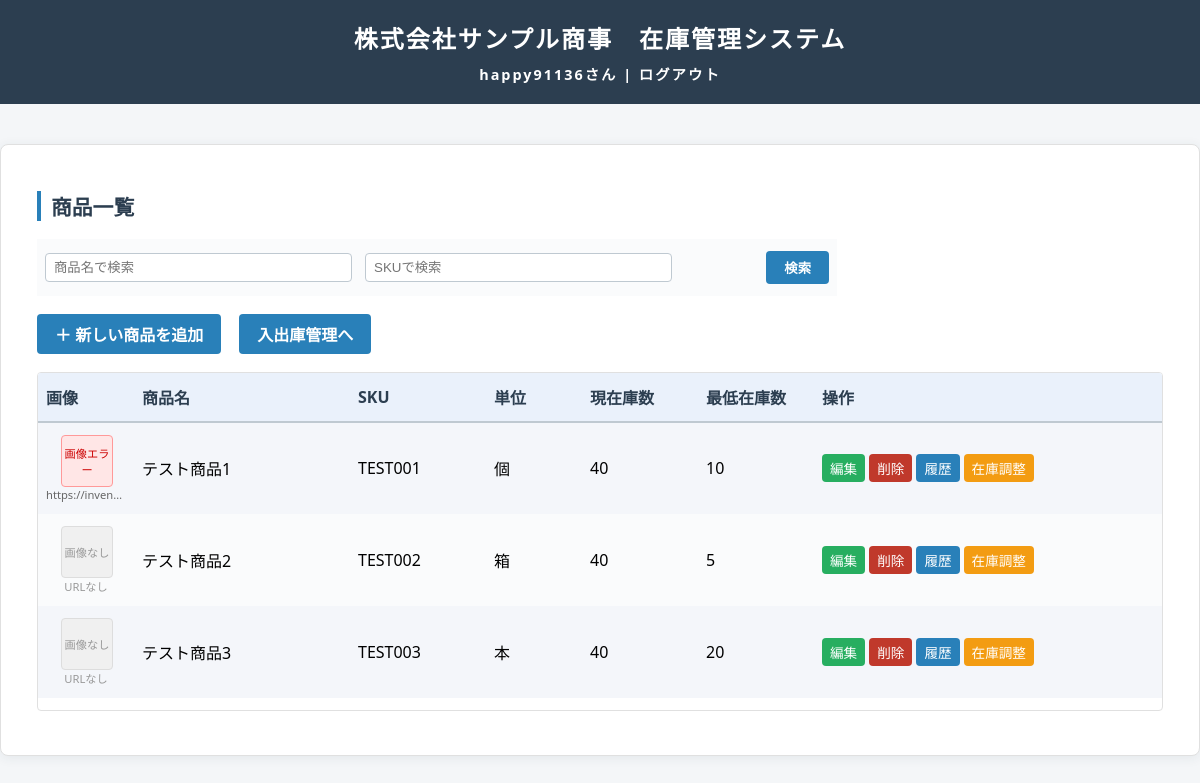
Screenshot of /products (signed in) with the database file from the repository.
### tables this page shows
CREATE TABLE users (
    id INTEGER PRIMARY KEY AUTOINCREMENT,
    username TEXT UNIQUE NOT NULL,
    password_hash TEXT NOT NULL,
    email TEXT NOT NULL,
    group_id INTEGER,
    is_admin BOOLEAN DEFAULT 0,
    created_at TIMESTAMP DEFAULT CURRENT_TIMESTAMP,
    FOREIGN KEY (group_id) REFERENCES groups (id)
);

CREATE TABLE products (
    id INTEGER PRIMARY KEY AUTOINCREMENT,
    name TEXT NOT NULL,
    sku TEXT,
    unit TEXT,
    min_qty INTEGER DEFAULT 0,
    group_id INTEGER NOT NULL,
    created_by INTEGER NOT NULL,
    created_at TIMESTAMP DEFAULT CURRENT_TIMESTAMP, image_url TEXT,
    FOREIGN KEY (group_id) REFERENCES groups (id),
    FOREIGN KEY (created_by) REFERENCES users (id)
);

### app.py (the view)
@app.route('/products')
@login_required
def products():
    name_query = request.args.get('name', '').strip()
    sku_query = request.args.get('sku', '').strip()
    conn = get_db_connection()
    try:
        query = '''
            SELECT
                p.*,
                IFNULL(
                    (SELECT SUM(CASE WHEN type='in' THEN qty ELSE 0 END) FROM stocks WHERE product_id = p.id AND group_id = ?), 0
                ) -
                IFNULL(
                    (SELECT SUM(CASE WHEN type='out' THEN qty ELSE 0 END) FROM stocks WHERE product_id = p.id AND group_id = ?), 0
                ) AS stock_quantity
            FROM products p
            WHERE p.group_id = ?
        '''
        params = [current_user.group_id, current_user.group_id, current_user.group_id]
        if name_query:
            query += ' AND p.name LIKE ?'
            params.append(f'%{name_query}%')
        if sku_query:
            query += ' AND p.sku LIKE ?'
            params.append(f'%{sku_query}%')
        products = conn.execute(query, params).fetchall()
    except Exception as e:
        print(f"商品一覧取得エラー: {e}")
        products = []
    finally:
        conn.close()
    return render_template('products.html', products=products, name_query=name_query, sku_query=sku_query)

### app.py (called while the page is built)
@login_manager.user_loader
def load_user(user_id):
    conn = get_db_connection()
    try:
        user = conn.execute('SELECT * FROM users WHERE id = ?', (user_id,)).fetchone()
        if user:
            return User(user['id'], user['username'], user['email'], user['group_id'], user['is_admin'])
    except Exception as e:
        print(f"ユーザー読み込みエラー: {e}")
    finally:
        conn.close()
    return None

def get_db_connection():
    conn = sqlite3.connect('inventory.db')
    conn.row_factory = sqlite3.Row
    return conn

### templates/products.html (shortened to what this page needs)
<!DOCTYPE html>
<html lang="ja">
<head>
</head>
<body>
    <div class="header">
        株式会社サンプル商事　在庫管理システム
        <div style="font-size: 0.6em; margin-top: 8px;">
            {{ current_user.username }}さん |
            <a href="{{ url_for('logout') }}" style="color: #fff; text-decoration: none;">ログアウト</a>
        </div>
    </div>
    <div class="container">
        <h1>商品一覧</h1>
        <form method="get" action="{{ url_for('products') }}" style="margin-bottom: 18px;">
            <table style="width:100%; max-width:420px; margin-bottom: 8px;">
                <tr>
                    <td style="width: 40%;"><input type="text" name="name" placeholder="商品名で検索" value="{{ name_query|default('') }}" style="width: 95%; padding: 6px 8px; border-radius: 4px; border: 1px solid #bfc9d1;"></td>
                    <td style="width: 40%;"><input type="text" name="sku" placeholder="SKUで検索" value="{{ sku_query|default('') }}" style="width: 95%; padding: 6px 8px; border-radius: 4px; border: 1px solid #bfc9d1;"></td>
                    <td style="width: 20%; text-align:right;"><button type="submit" style="background:#2980b9; color:#fff; font-weight:bold; border:none; border-radius:4px; padding:7px 18px; cursor:pointer;">検索</button></td>
                </tr>
            </table>
        </form>
        <div class="action-links">
            <a href="{{ url_for('add_product') }}">＋ 新しい商品を追加</a>
            <a href="{{ url_for('stock') }}">入出庫管理へ</a>
        </div>
        {% if products %}
        <div class="table-container">
            <table>
                <tr>
                    <th>画像</th>
                    <th>商品名</th>
                    <th>SKU</th>
                    <th>単位</th>
                    <th>現在庫数</th>
                    <th>最低在庫数</th>
                    <th>操作</th>
                </tr>
                {% for product in products %}
                <tr>
                    <td class="image-cell">
                        {% if product.image_url %}
                        <div class="image-container">
                            <div class="image-error">画像エラー</div>
                        </div>
                        <div class="image-url" title="{{ product.image_url }}" style="cursor: help;">{{ product.image_url[:20] }}...</div>
                        {% else %}
                        <div class="image-container">
                            <div class="image-placeholder">画像なし</div>
                        </div>
                        <div class="image-url none">URLなし</div>
                        {% endif %}
                    </td>
                    <td class="name-cell">{{ product.name }}</td>
                    <td class="sku-cell">{{ product.sku }}</td>
                    <td class="unit-cell">{{ product.unit }}</td>
                    <td class="stock-cell">
                        {% if product.stock_quantity == 0 %}
                            <span style="color:#c0392b; font-weight:bold;">品切れ</span>
                        {% elif product.min_qty and product.stock_quantity < product.min_qty %}
                            <span style="color:#e67e22; font-weight:bold;">{{ product.stock_quantity }} (要発注)</span>
                        {% else %}
                            {{ product.stock_quantity }}
                        {% endif %}
                    </td>
                    <td class="min-qty-cell">{{ product.min_qty or 0 }}</td>
                    <td class="action-cell">
                        <div class="action-buttons">
                            <a href="{{ url_for('edit_product', product_id=product.id) }}" class="edit">編集</a>
                            <a href="{{ url_for('delete_product', product_id=product.id) }}" class="delete">削除</a>
                            <a href="{{ url_for('product_history', product_id=product.id) }}" class="history">履歴</a>
                            <a href="{{ url_for('adjust_stock', product_id=product.id) }}" class="adjust">在庫調整</a>
                        </div>
                    </td>
                </tr>
                {% endfor %}
            </table>
        </div>
        {% else %}
        <div class="no-products">商品が登録されていません。</div>
        {% endif %}
    </div>
</body>
</html>

### templates/products.html (style rules this page uses)
body { background: #f4f6f8; font-family: 'Segoe UI', 'Meiryo', sans-serif; margin: 0; padding: 0; }
.header { background: #2c3e50; color: #fff; padding: 20px 0; text-align: center; font-size: 1.5em; letter-spacing: 2px; font-weight: bold; }
.container { background: #fff; max-width: 1200px; margin: 40px auto; padding: 32px 36px 24px 36px; border-radius: 8px; box-shadow: 0 2px 12px rgba(44,62,80,0.08); border: 1px solid #e0e0e0; }
h1 { font-size: 1.3em; margin-bottom: 18px; color: #2c3e50; border-left: 4px solid #2980b9; padding-left: 10px; }
.action-links { margin-bottom: 18px; display: flex; gap: 18px; flex-wrap: wrap; }
.action-links a { background: #2980b9; color: #fff; font-weight: bold; border-radius: 4px; padding: 8px 18px; text-decoration: none; font-size: 1em; transition: background 0.2s; display: inline-block; }
table { width: 100%; border-collapse: separate; border-spacing: 0; background: #fafbfc; margin-bottom: 12px; min-width: 800px; }
th, td { padding: 12px 8px; text-align: left; vertical-align: middle; }
th { background: #eaf1fb; color: #2c3e50; font-weight: bold; border-bottom: 2px solid #bfc9d1; }
tr:nth-child(even) td { background: #f4f6fa; }
.image-cell { width: 80px; text-align: center; min-width: 80px; }
.name-cell { width: 200px; min-width: 150px; }
.sku-cell { width: 120px; min-width: 100px; }
.unit-cell { width: 80px; min-width: 60px; }
.stock-cell { width: 100px; min-width: 80px; }
.min-qty-cell { width: 100px; min-width: 80px; }
.action-cell { min-width: 280px; }
.action-buttons { display: flex; flex-wrap: wrap; gap: 4px; }
.action-buttons a { background: #2980b9; color: #fff; border-radius: 4px; padding: 4px 8px; text-decoration: none; font-size: 0.85em; white-space: nowrap; transition: background 0.2s; }
.action-buttons a.edit { background: #27ae60; }
.action-buttons a.delete { background: #c0392b; }
.action-buttons a.history { background: #2980b9; }
.action-buttons a.adjust { background: #f39c12; }
.table-container { overflow-x: auto; margin-bottom: 20px; border: 1px solid #e0e0e0; border-radius: 4px; }
.image-container { width: 50px; height: 50px; margin: 0 auto; position: relative; }
.image-placeholder { width: 50px; height: 50px; background: #f0f0f0; border: 1px solid #ddd; border-radius: 4px; display: flex; align-items: center; justify-content: center; color: #999; font-size: 0.7em; text-align: center; }
.image-error { width: 50px; height: 50px; background: #ffe6e6; border: 1px solid #ff9999; border-radius: 4px; display: none; align-items: center; justify-content: center; color: #cc0000; font-size: 0.7em; text-align: center; }
.image-url { font-size: 0.7em; color: #666; margin-top: 2px; word-break: break-all; max-width: 80px; overflow: hidden; text-overflow: ellipsis; white-space: nowrap; }
.image-url.none { color: #999; }

### rows the page displays
users: username "happy91136"
products: image_url "https://inven…", name "テスト商品1", sku "TEST001", unit "個", stock_quantity "40", min_qty "10"
products: shows "画像なし", name "テスト商品2", sku "TEST002", unit "箱", stock_quantity "40", min_qty "5"
products: shows "画像なし", name "テスト商品3", sku "TEST003", unit "本", stock_quantity "40", min_qty "20"
